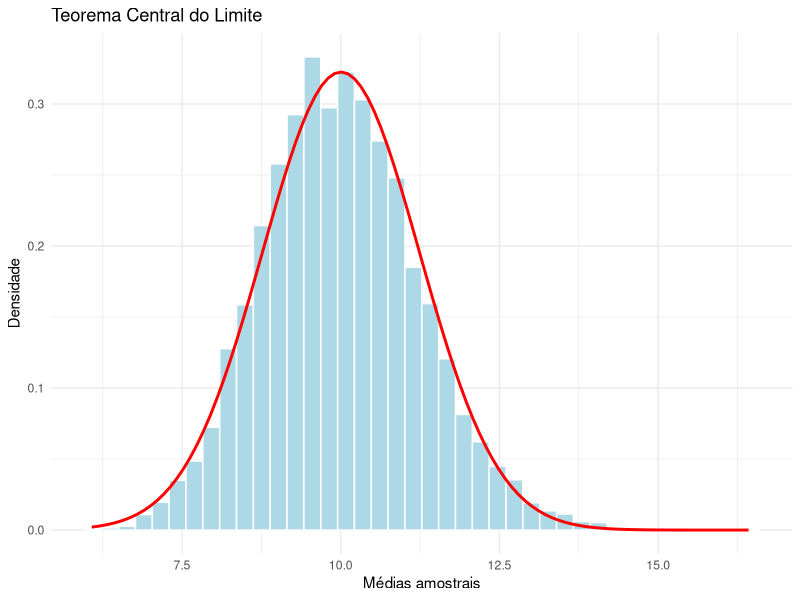

This chart was generated by the following R code:
library(ggplot2)

n_amostra <- 64
simulacoes <- 10000

# Simulações das médias amostrais
medias <- replicate(
  simulacoes,
  mean(rexp(n_amostra, rate = 1/10))
)

df <- data.frame(medias = medias)

# Gráfico
ggplot(df, aes(x = medias)) +
  geom_histogram(
    aes(y = after_stat(density)),
    bins = 40,
    fill = "lightblue",
    color = "white"
  ) +
  stat_function(
    fun = dnorm,
    args = list(mean = mean(medias), sd = sd(medias)),
    color = "red",
    linewidth = 1
  ) +
  labs(
    title = "Teorema Central do Limite",
    x = "Médias amostrais",
    y = "Densidade"
  ) +
  theme_minimal()
